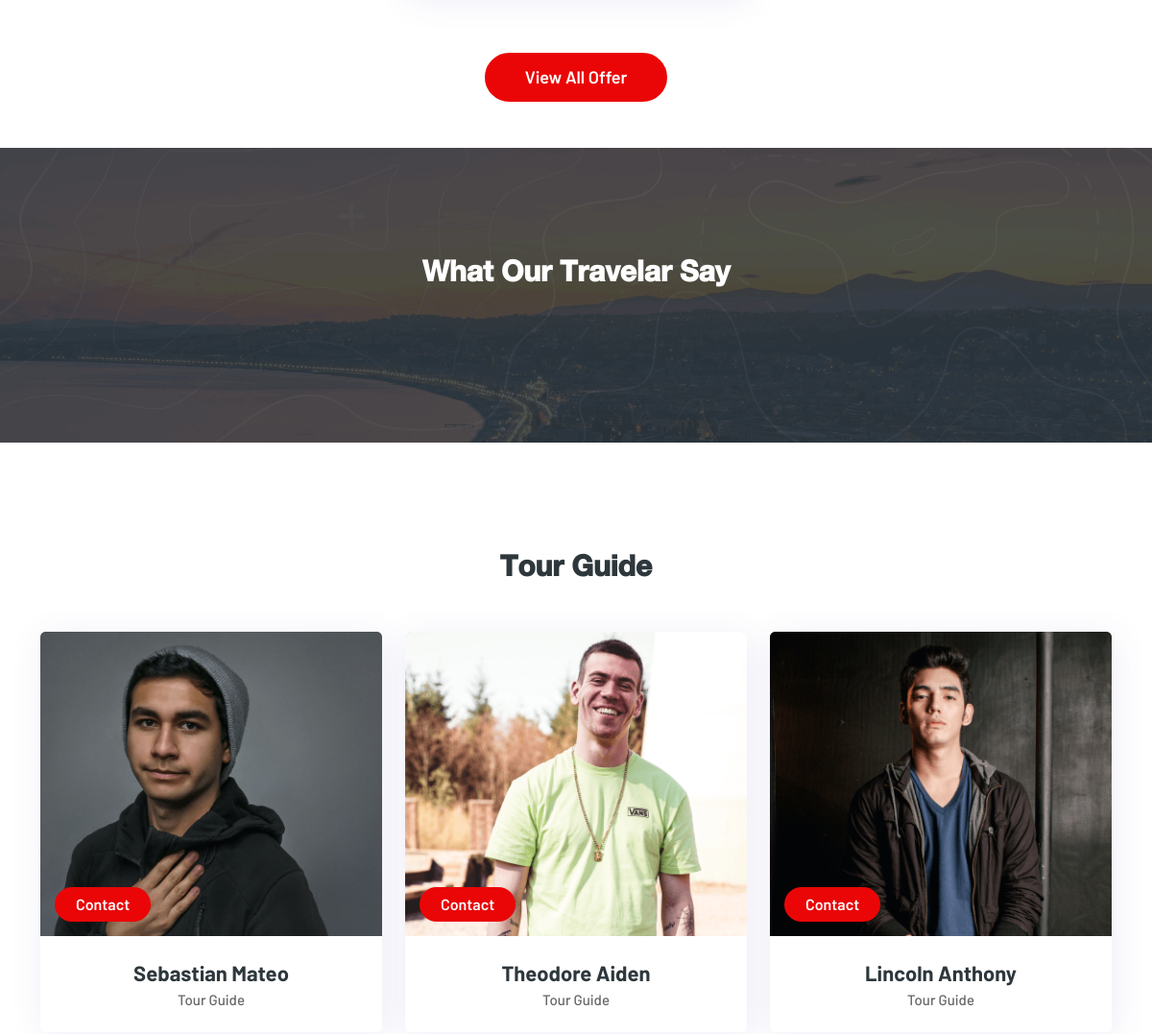
The app's page / (middle part), older data.
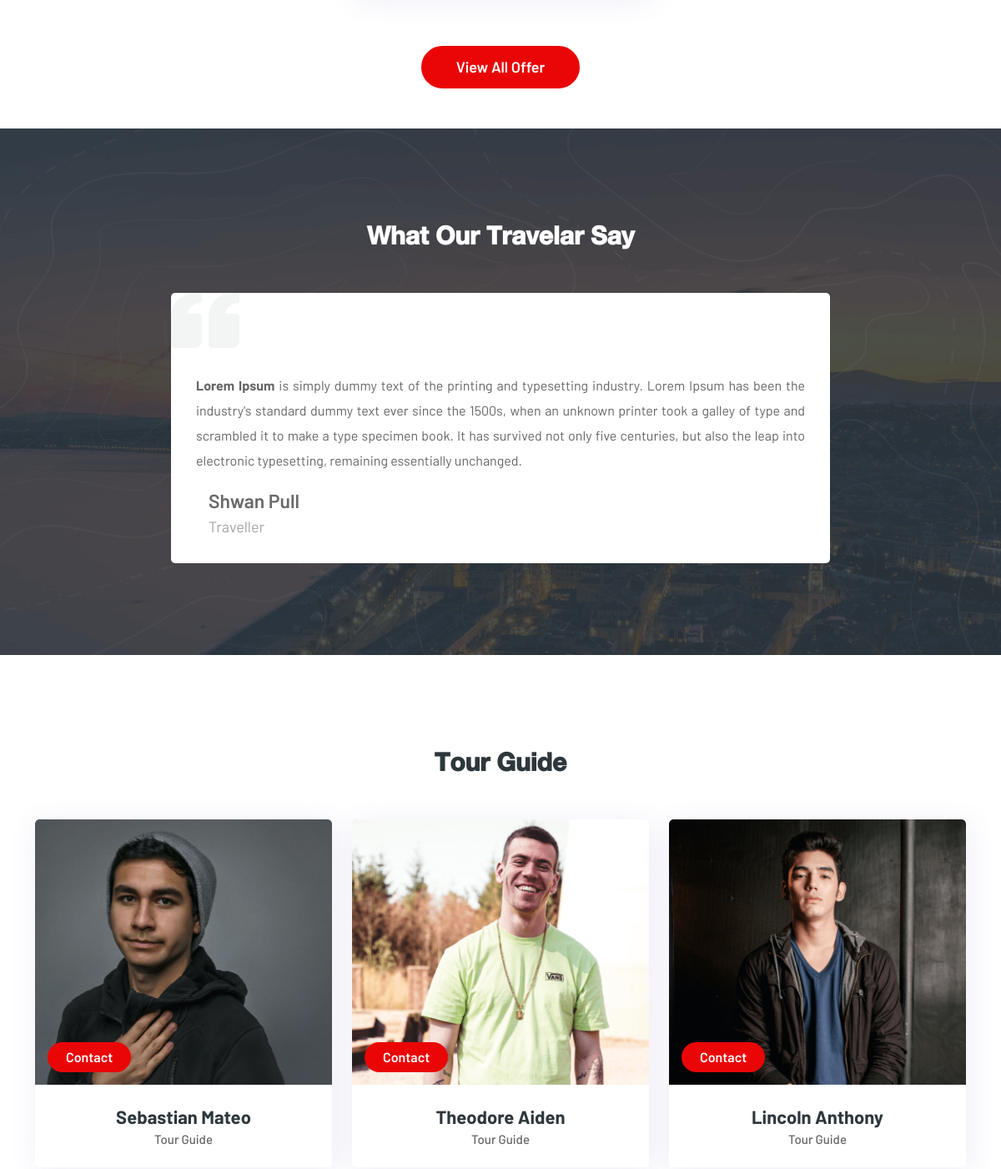
The same page, newer data.
### web/models.py (models this page shows, shortened)
class Testimonial(models.Model):
    name=models.CharField(max_length=225)
    designation=models.CharField(max_length=225)
    image=VersatileImageField('Image',upload_to='testimonials/',ppoi_field='ppoi' )
    ppoi = PPOIField('Image PPOI')
    decription=HTMLField(blank=True, null=True)

### web/views.py (the view)
# urls.py: path('', views.index,name='index'),
def index(request):
    testimonial = Testimonial.objects.all()
    gallery=Gallery.objects.all()
    forms = ContactForm(request.POST or None)
    if request.method == 'POST':
        if forms.is_valid():
            data = forms.save(commit=False)
            data.referral = "web"
            data.save()
            response_data = {
                "status": "true",
                "title": "Successfully Submitted",
                "message": "Message successfully submitted"
            }
        else:
            response_data = {
                "status": "false",
                "title": "Form validation error",
                "message": repr(forms.errors)
            }
        return HttpResponse(json.dumps(response_data), content_type='application/javascript')
    else:
        context = {
            "forms":forms,
            "gallery":gallery,
            "testimonial":testimonial,
        }
    return render(request,'web/index.html',context)

### templates/web/index.html (shortened to what this page needs)
{% extends 'web/base.html' %}
{% load static %}
{% block content %}
<div class="package-area offer-package-style-one pt-110 py-5">
    <div class="container">
        <div class="row align-items-center">
            <div class="offer-single-tabs">
                <div class="tab-content" id="pills-tabContent">
                    <div class="tab-pane fade show active" id="pills-offer-tab1" role="tabpanel"
                        aria-labelledby="pills-offer1">
                        <div class="package-page-btn text-center mt-60">
                            <a href="package.html" class="button-fill-round">View All Offer</a>
                        </div>
                    </div>
                </div>
            </div>
        </div>
    </div>
</div>
<div class="testimonial-area testimonial-style-two pt-110 pb-110">
    <div class="container">
        <div class="row">
            <div class="col-lg-12">
                <div class="section-head-gamma">
                    <h2 class="text-white">What Our Travelar Say</h2>
                </div>
            </div>
        </div>
        <div class="row align-items-center justify-content-center">
            <div class="col-lg-12">
                <div class="swiper testimonial-slider-two">
                    <div class="swiper-wrapper">
                        {% for testimonials in testimonial %}
                        <div class="swiper-slide">
                            <div class="testimonial-card-gamma mx-auto">
                                <div class="testimonial-quote-icon">
                                    <img src="{% static 'web/images/icons/qoute-icon.svg' %}" class="img-fluid" />
                                </div>
                                <div class="testimonial-card-body">
                                    <div class="review-texts">
                                        <p>
                                            {{testimonials.decription|safe}}
                                        </p>
                                    </div>
                                    <div class="testimonial-info">
                                        <div class="reviewr-info">
                                            <div class="reviwer-info-cotn">
                                                <h5 class="reviewer-name">{{testimonials.name}}</h5>
                                                <p>{{testimonials.designation}}</p>
                                            </div>
                                        </div>
                                        <ul class="reviewer-rating gap-2">
                                            <li>
                                                <i class="bi bi-star-fill"></i>
                                            </li>
                                            <li>
                                                <i class="bi bi-star-fill"></i>
                                            </li>
                                            <li>
                                                <i class="bi bi-star-fill"></i>
                                            </li>
                                            <li>
                                                <i class="bi bi-star-fill"></i>
                                            </li>
                                            <li>
                                                <i class="bi bi-star-fill"></i>
                                            </li>
                                        </ul>
                                    </div>
                                </div>
                            </div>
                        </div>
                        {% endfor %}
                    </div>
                </div>
            </div>
        </div>
    </div>
</div>
<div class="guide-area guide-style-one pt-110">
    <div class="container">
        <div class="row">
            <div class="col-lg-12">
                <div class="section-head-gamma">
                    <h2>Tour Guide</h2>
                </div>
            </div>
        </div>
        <div class="row">
            <div class="col-lg-4 col-md-6">
                <div class="guide-card-gamma">
                    <div class="guide-image">
                        <img src="{% static 'web/images/guide/guide-md4.png' %}" alt="">
                        <div class="contact-lavel">
                            <a href="#">Contact</a>
                        </div>
                    </div>
                    <div class="guide-content">
                        <h4 class="guide-name">Sebastian
                            Mateo</h4>
                        <h6 class="guide-designation">Tour Guide</h6>
                    </div>
                </div>
            </div>
            <div class="col-lg-4 col-md-6">
                <div class="guide-card-gamma">
                    <div class="guide-image">
                        <img src="{% static 'web/images/guide/guide-md5.png' %}" alt="">
                        <div class="contact-lavel">
                            <a href="#">Contact</a>
                        </div>
                    </div>
                    <div class="guide-content">
                        <h4 class="guide-name">Theodore
                            Aiden</h4>
                        <h6 class="guide-designation">Tour Guide</h6>
                    </div>
                </div>
            </div>
            <div class="col-lg-4 col-md-6">
                <div class="guide-card-gamma">
                    <div class="guide-image">
                        <img src="{% static 'web/images/guide/guide-md6.png' %}" alt="">
                        <div class="contact-lavel">
                            <a href="#">Contact</a>
                        </div>
                    </div>
                    <div class="guide-content">
                        <h4 class="guide-name">Lincoln
                            Anthony</h4>
                        <h6 class="guide-designation">Tour Guide</h6>
                    </div>
                </div>
            </div>
        </div>
    </div>
</div>
{% endblock %}

### templates/web/base.html (shortened to what this page needs)
{% load static %}
<!doctype html>
<html lang="en">
<head>
<link rel="stylesheet" href="{% static 'web/css/select2.min.css' %}">
<link rel="stylesheet" href="{% static 'web/css/jquery.fancybox.min.css' %}">
<link href="{% static 'web/css/boxicons.min.css' %}" rel='stylesheet'>
<link rel="stylesheet" href="{% static 'web/css/swiper-bundle.min.css' %}">
<link rel="stylesheet" href="{% static 'web/css/bootstrap.min.css' %}">
<link rel="stylesheet" href="{% static 'web/css/bootstrap-icons.css' %}">
<link rel="stylesheet" href="{% static 'web/css/style.css' %}">
<link rel="stylesheet" href="{% static 'web/css/responsive.css' %}">
</head>
<body>
    {% block content %}
    {% endblock %}
</body>
</html>

### templates/web/partials/header.html (shortened to what this page needs)
{% load static %}

### templates/web/partials/footer.html (shortened to what this page needs)
{% load static %}

Row changes from the older to the newer data that the page shows:
added Testimonial: decription "Lorem Ipsum is simply dummy text of the printing and typesetting industry. Lorem Ipsum has been the industry's standard dummy text ever since the 1500s, when an unknown printer took a galley of type and scrambled it to make a type specimen book. It has survived not only five centuries, but also the leap into electronic typesetting, remaining essentially unchanged.", name "Shwan Pull", designation "Traveller"
